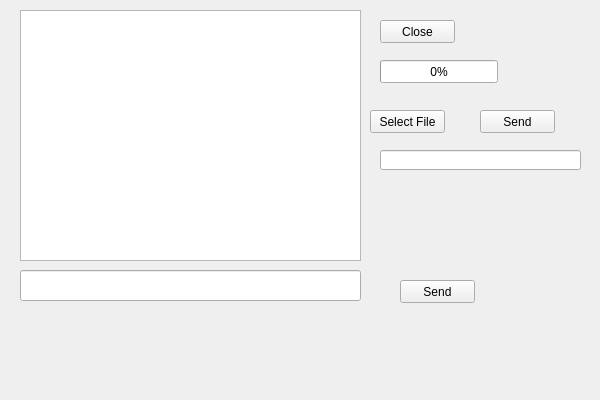
<?xml version="1.0" encoding="UTF-8"?>
<ui version="4.0">
 <class>ServerClass</class>
 <widget class="QWidget" name="ServerClass">
  <property name="geometry">
   <rect>
    <x>0</x>
    <y>0</y>
    <width>600</width>
    <height>400</height>
   </rect>
  </property>
  <property name="windowTitle">
   <string>Server</string>
  </property>
  <widget class="QTextEdit" name="browser">
   <property name="geometry">
    <rect>
     <x>20</x>
     <y>10</y>
     <width>341</width>
     <height>251</height>
    </rect>
   </property>
  </widget>
  <widget class="QLineEdit" name="lineEdit">
   <property name="geometry">
    <rect>
     <x>20</x>
     <y>270</y>
     <width>341</width>
     <height>31</height>
    </rect>
   </property>
  </widget>
  <widget class="QLineEdit" name="lineEdit_fileName">
   <property name="geometry">
    <rect>
     <x>380</x>
     <y>150</y>
     <width>201</width>
     <height>20</height>
    </rect>
   </property>
  </widget>
  <widget class="QProgressBar" name="progressBar_fileProgress">
   <property name="geometry">
    <rect>
     <x>380</x>
     <y>60</y>
     <width>118</width>
     <height>23</height>
    </rect>
   </property>
   <property name="value">
    <number>0</number>
   </property>
  </widget>
  <widget class="QPushButton" name="pushButton_close">
   <property name="geometry">
    <rect>
     <x>380</x>
     <y>20</y>
     <width>75</width>
     <height>23</height>
    </rect>
   </property>
   <property name="text">
    <string>Close</string>
   </property>
  </widget>
  <widget class="QPushButton" name="pushButton_selectFile">
   <property name="geometry">
    <rect>
     <x>370</x>
     <y>110</y>
     <width>75</width>
     <height>23</height>
    </rect>
   </property>
   <property name="text">
    <string>Select File</string>
   </property>
  </widget>
  <widget class="QPushButton" name="pushButton_sendFile">
   <property name="geometry">
    <rect>
     <x>480</x>
     <y>110</y>
     <width>75</width>
     <height>23</height>
    </rect>
   </property>
   <property name="text">
    <string>Send</string>
   </property>
  </widget>
  <widget class="QPushButton" name="pushButton_send">
   <property name="geometry">
    <rect>
     <x>400</x>
     <y>280</y>
     <width>75</width>
     <height>23</height>
    </rect>
   </property>
   <property name="text">
    <string>Send</string>
   </property>
  </widget>
 </widget>
 <layoutdefault spacing="6" margin="11"/>
 <resources>
  <include location="Server.qrc"/>
 </resources>
 <connections/>
</ui>
